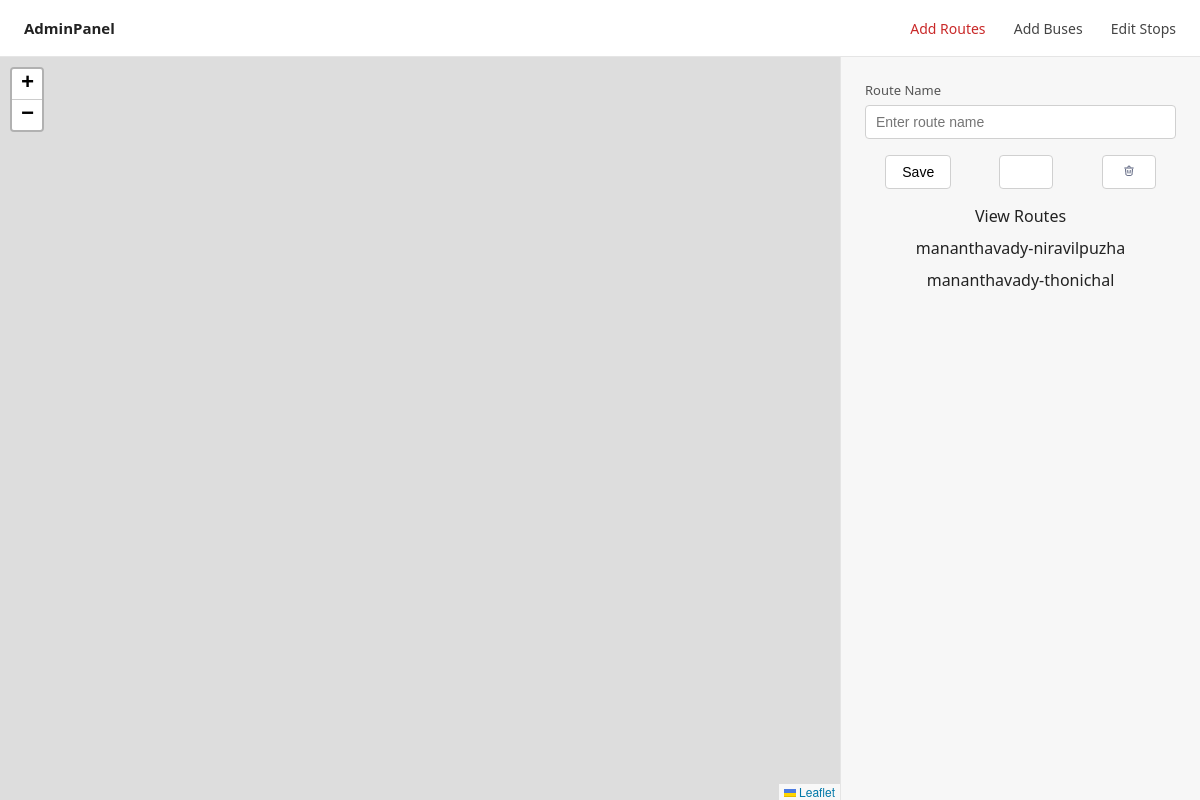
The page /add_routes/ on the database as committed earlier.
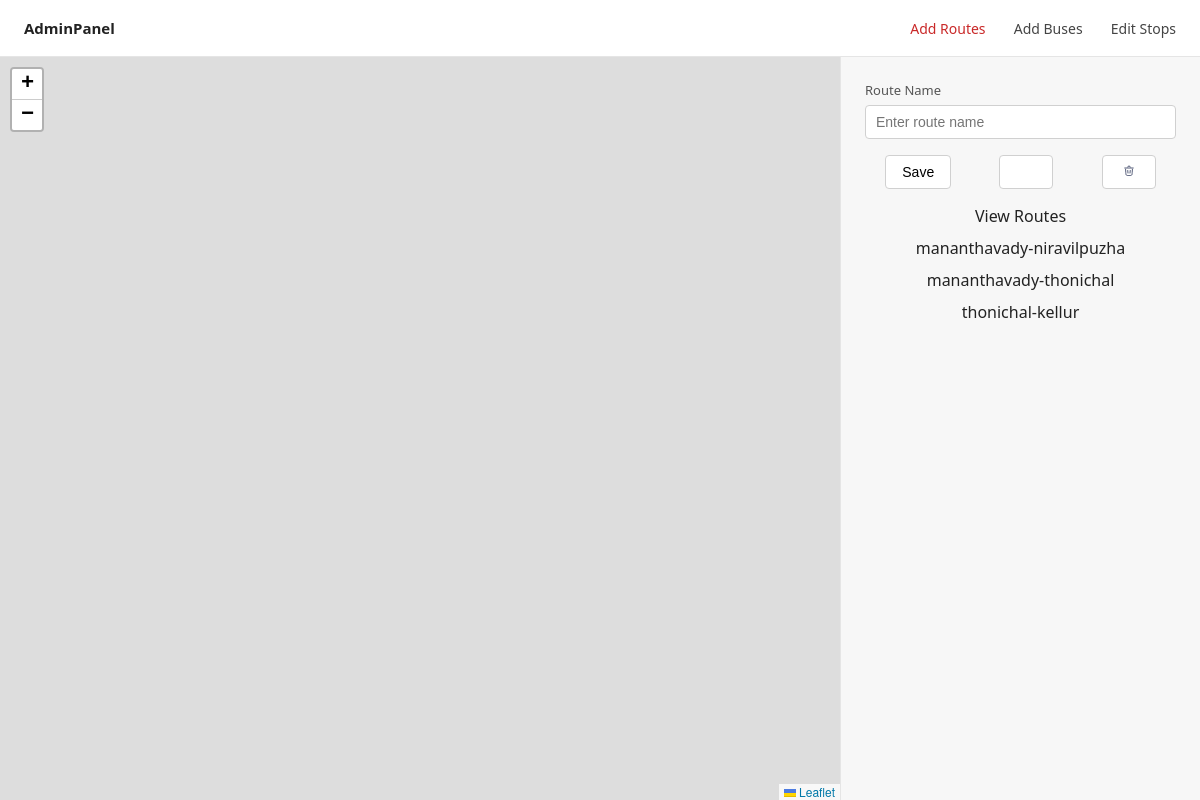
The same page on the database as committed later.
### AdminPanel/models.py (models this page shows)
class Routes(models.Model):
    route_id = models.AutoField(primary_key=True)
    route_name = models.CharField(max_length=100)
    route_data = models.CharField(default=list)
    stopsData = models.JSONField(default=list)
    route_coords = models.JSONField(default=list,null=True)
    stop_to_stop_coords = models.JSONField(default=list,null=True)
    def get_routeData(self):
        return json.loads(self.route_data)

### AdminPanel/views.py (the view, shortened to what this page needs)
# urls.py: path("add_routes/",views.AddRoutes,name="add_routes"),
def AddRoutes(request):
    context = {}
    routes = Routes.objects.all()
    if routes:
        allRoutes = []
        for r in routes:
            routeData = {}
            routeData["route_name"]=r.route_name
            routeData["route_data"]=json.dumps(r.get_routeData())
            allRoutes.append(routeData)
        context["routes"] = allRoutes
    return render(request,"add_routes.html",context=context)

### AdminPanel/templates/add_routes.html (shortened to what this page needs)
{% load static %}
<!DOCTYPE html>
<html lang="en">
<head>
    <link rel="stylesheet" href="https://unpkg.com/leaflet@1.9.4/dist/leaflet.css"/>
    <link rel="stylesheet" href="https://unpkg.com/leaflet-routing-machine@3.2.12/dist/leaflet-routing-machine.css"/>
</head>
<body>
<div class="navbar">
    <div class="nav-left">AdminPanel</div>
    <div class="nav-right">
        <a href="#" id="curr_page">Add Routes</a>
        <a href="{% url 'add_buses' %}">Add Buses</a>
        <a href="{% url 'edit_stops' %}">Edit Stops</a>
    </div>
</div>
<div class="container">
    <div class="map-section">
        <div id="map"></div>
    </div>
    <div class="side-section">
        <div class="field">
            <label for="routeName">Route Name</label>
            <input type="text" id="routeName" placeholder="Enter route name">
        </div>
        <div class="option-div">
            <button class="add-route-btn" id="add-route-btn">Save</button>
            <button class="add-route-btn" id="clear-route-btn"><img src="{% static 'AdminPanel/assets/eraser-svgrepo-com.svg' %}" width="20" height="12"></button>
            <button class="add-route-btn" id="delete-route-btn"><img src="{% static 'AdminPanel/assets/trash-bin.svg' %}" width="20" height="12"></button>
        </div>
        <div style="display: flex; flex-direction: column; gap: 10px; align-items: center;user-select: none;">
            <label>View Routes</label>
            {% for r in routes %}
            <a class="route-names" data-route_name="{{r.route_name}}" data-route="{{r.route_data}}">{{ r.route_name }}</a>
            {% endfor %}
        </div>
    </div>
</div>
</body>
</html>

### AdminPanel/templates/add_routes.html (style rules this page uses)
html, body { margin: 0; height: 100%; font-family: system-ui, -apple-system, BlinkMacSystemFont, "Segoe UI", sans-serif; color: #222; }
.navbar { height: 56px; display: flex; align-items: center; justify-content: space-between; padding: 0 24px; border-bottom: 1px solid #e5e5e5; background: #fff; }
.nav-left { font-weight: 600; font-size: 15px; }
.nav-right a { margin-left: 24px; text-decoration: none; font-size: 14px; color: #444; }
#curr_page { color: #c92828; }
.container { display: flex; height: calc(100% - 56px); }
.map-section { width: 70%; }
.side-section { width: 30%; background: #f7f7f7; border-left: 1px solid #e5e5e5; padding: 24px; box-sizing: border-box; display: flex; flex-direction: column; gap: 16px; }
#map { width: 100%; height: 100%; }
.field { display: flex; flex-direction: column; gap: 6px; }
.field label { font-size: 13px; color: #555; }
.field input { padding: 8px 10px; font-size: 14px; border: 1px solid #d0d0d0; border-radius: 4px; outline: none; background: #fff; }
.add-route-btn { align-self: flex-start; padding: 8px 16px; font-size: 14px; background: #fff; border: 1px solid #d0d0d0; border-radius: 4px; cursor: pointer; }
.option-div { display: flex; flex-direction: row; justify-content: space-evenly; gap: 9%; }

Rows that differ between the two databases and show on the page:
added Routes: route_name "thonichal-kellur"
